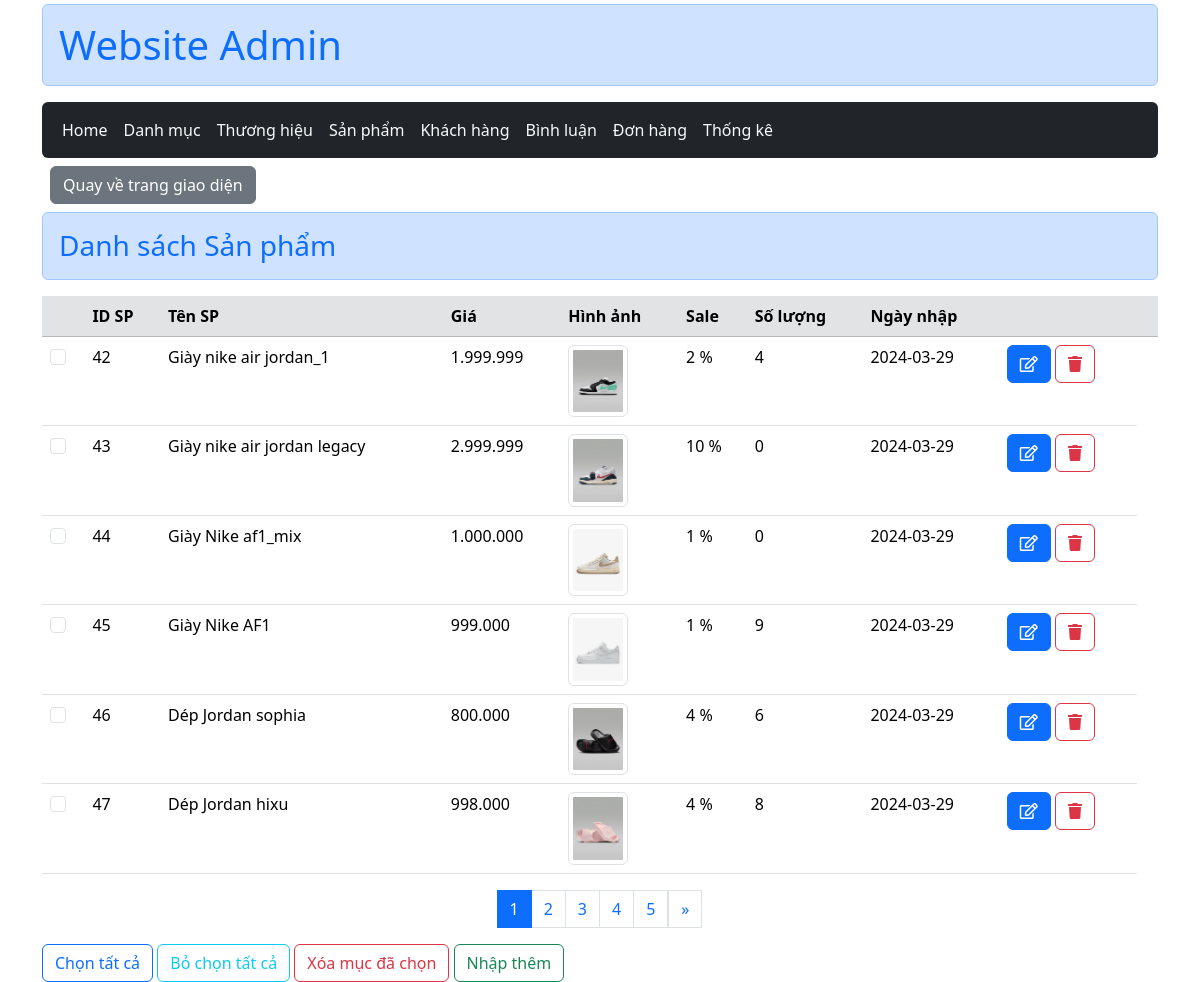
The page /admin/index.php?act=list_product (signed in) on the database its author committed.
### tables this page shows
CREATE TABLE `product` (
  `product_id` int(11) NOT NULL,
  `name` varchar(255) NOT NULL,
  `price` int(11) NOT NULL,
  `image` varchar(255) NOT NULL,
  `description` text NOT NULL,
  `sale` int(11) NOT NULL,
  `product_quantity` int(11) NOT NULL,
  `create_at` date NOT NULL,
  `view` int(11) NOT NULL,
  `cate_id` int(11) NOT NULL,
  `brand_id` int(11) NOT NULL
);

### controller/ControllerAdmin/ProductControl.php (called while the page is built, shortened)
<?php
function list_product(){
    if(!isset($_GET['page']) || !is_numeric($_GET['page']) || $_GET['page'] < 1 ){
        $page = 1;
    }else{
        $page = $_GET['page'];
    }
    $quantity = 6;
    $product_select_all = product_select_all();
    $list_product = product_select_pages($page , $quantity);
    $total_pages =  ceil(count($product_select_all) / $quantity);
    include 'product/list_product.php';
}

### model/pdo.php (called while the page is built, shortened)
<?php
    function pdo_get_connection(){
        $servername = "localhost";
        $username = "root";
        $password = "";
        try {
            $conn = new PDO("mysql:host=$servername;dbname=duan1", $username, $password);
            $conn->setAttribute(PDO::ATTR_ERRMODE, PDO::ERRMODE_EXCEPTION);
            return $conn;
        } catch(PDOException $e) {
            echo "Lỗi kết nối : " . $e->getMessage();
        }
    }
    function pdo_query($sql){
        $sql_args = array_slice(func_get_args(),1);
        try{
            $conn = pdo_get_connection();
            $stmt = $conn ->prepare($sql);
            $stmt -> execute($sql_args);
            $rows = $stmt -> fetchAll();
            return $rows;
        }
        catch(PDOException $e){
            throw $e;
        }
        finally{
            unset($conn);
        }
    }
?>

### model/product.php (called while the page is built, shortened)
<?php
function product_select_all(){
    $sql = "SELECT *  FROM product";
    return pdo_query($sql);
}
function product_select_pages($page, $quantity){
    $start = ($page -1)* $quantity;
    $sql = "SELECT * FROM  product order by product_id  limit $start, $quantity";
    return pdo_query($sql);
}

### admin/product/list_product.php (the view, shortened to what this page needs)
<main class="container_">
        <h3 class="alert alert-primary text-primary"> Danh sách Sản phẩm</h3>
        <form action="index.php?act=delete_product_by_checkbox" method="post">
        <table class="table table-hover">
            <thead  class="table-secondary" >
                <tr>
                    <th></th>
                    <th>ID SP</th>
                    <th>Tên SP</th>
                    <th>Giá</th>
                    <th>Hình ảnh</th>
                    <th>Sale</th>
                    <th>Số lượng</th>
                    <th>Ngày nhập</th>
                    <th></th>
                    <th></th>
                </tr>
            </thead>
            <tbody>
                <?php foreach($list_product as $product) :
                    extract($product);
                    $price = number_format("$price",0,",",".");;
                    $img= '../'.$GLOBALS['path_img'].$image;
                ?>
                <tr class="">
                    <td><input class="form-check-input" name="products_id[]" value="<?= $product_id ?>" type="checkbox"></td>
                    <td><?= $product_id?></td>
                    <td> <?= $name?></td>
                    <td> <?= $price?> </td>
                    <td> <img src="<?=$img ?>" class="img-thumbnail" width="60px" alt="..."> </td>
                    <td> <?= $sale?> %</td>
                    <td> <?= $product_quantity?> </td>
                    <td> <?= $create_at?> </td>
                    <td>
                        <a href="index.php?act=edit_product&product_id=<?= $product_id ?>" class="btn btn-primary fw-medium"><i class="far fa-edit"></i></a>
                        <a href="index.php?act=delete_product&product_id=<?= $product_id ?>" class="btn btn-outline-danger fw-medium" onclick="return confirm('Xác nhận xóa')"><i class="fas fa-trash"></i></a>
                    </td>
                </tr>
                <?php endforeach ?>
            </tbody>
        </table>
        <div aria-label="Page navigation example" class="chuyentrang">
            <ul class="pagination justify-content-center" >
                <?php if(isset($total_pages)): ?>
                    <?php for($i=1 ;  $i <= $total_pages; $i++) : ?>
                    <li class="page-item"><a class="page-link <?= $page == $i ? 'active' : ''  ?>" href="?act=list_product&page=<?= $i ?>"><?= $i?></a></li>
                    <?php endfor ?>
                <?php endif ?>
                <li>
                <?php
                    if(isset($page)  && isset($total_pages) && $total_pages > $page ){
                        if($page <  $total_pages){
                            $next_page = $page + 1;
                        }
                ?>
                    <a class="page-link" href="?act=list_product&page=<?= $next_page ?>" aria-label="Next">
                    <span aria-hidden="true">&raquo;</span>
                    </a>
                <?php }?>
                </li>
            </ul>
        </div>
        <div class="form-group">
            <button name="" id="btnclick" class="btn btn-outline-primary fw-medium">Chọn tất cả</button>
            <button type="reset"  class="btn btn-outline-info fw-medium">Bỏ chọn tất cả</button>
            <input type="submit" name="delete_btn"  class="btn btn-outline-danger fw-medium" value="Xóa mục đã chọn">
            <a href="index.php?act=add_product"  class="btn btn-outline-success fw-medium">Nhập thêm</a>
        </div>
        </form>
</main>

### admin/index.php (shortened to what this page needs)
<?php
    if( isset($_SESSION['user']) && $_SESSION['user']['role']==1){
        include "../model/pdo.php";
        include "../model/product.php";
        include '../controller/ControllerAdmin/ProductControl.php';
        include "header.php";
        if(isset($_GET['act'])){
            $act = $_GET['act'];
            switch($act){
                case 'list_product':
                    list_product();
                    break;
            }
        }else{
            include "home.php";
        }
    }else{
       header("location: http://localhost/du_an_1/");
    }
?>

### admin/header.php (shortened to what this page needs)
<!DOCTYPE html>
<html lang="en">
<head>
    <link rel="stylesheet" href="https://cdnjs.cloudflare.com/ajax/libs/font-awesome/5.15.4/css/all.min.css" />
    <link href="https://cdn.jsdelivr.net/npm/bootstrap@5.3.3/dist/css/bootstrap.min.css" rel="stylesheet">
</head>
<body>
    <div class="container">
        <header class="mt-1">
            <h1 class="alert alert-primary "><a class="nav-link text-primary" href="#">Website Admin</a></h1>
            <nav class="navbar navbar-expand-lg bg-dark  rounded-2 " >
                <div class="container-fluid ">
                    <div class="collapse navbar-collapse " id="navbarNavDropdown">
                        <ul class="nav navbar-nav   ">
                            <li class="nav-item  ">
                                <a class="nav-link text-light " aria-current="page" href="index.php">Home</a>
                            </li>
                            <li class="nav-item">
                                <a class="nav-link text-light" href="index.php?act=list_category">Danh mục</a>
                            </li>
                            <li class="nav-item">
                                <a class="nav-link text-light" href="index.php?act=list_brand">Thương hiệu</a>
                            </li>
                            <li class="nav-item">
                                <a class="nav-link text-light" href="index.php?act=list_product">Sản phẩm</a>
                            </li>
                            <li class="nav-item">
                                <a class="nav-link text-light" href="index.php?act=list_user">Khách hàng</a>
                            </li>
                            <li class="nav-item">
                                <a class="nav-link text-light" href="index.php?act=list_comment">Bình luận</a>
                            </li>
                            <li class="nav-item">
                                <a class="nav-link text-light" href="index.php?act=list_bill">Đơn hàng</a>
                            </li>
                            <li class="nav-item">
                                <a class="nav-link text-light" href="index.php?act=list_statistical">Thống kê</a>
                            </li>
                        </ul>
                    </div>
                </div>
            </nav>
            <p class="d-inline-flex gap-1 m-2">
                <a class="btn btn-secondary"  href="../index.php"  aria-controls="collapseExample">
                    Quay về trang giao diện
                </a>
            </p>
        </header>

### rows shown on the page
product: product_id "42", name "Giày nike air jordan_1", price "1.999.999", image (picture), sale "2", product_quantity "4", create_at "2024-03-29"
product: product_id "43", name "Giày nike air jordan legacy", price "2.999.999", image (picture), sale "10", product_quantity "0", create_at "2024-03-29"
product: product_id "44", name "Giày Nike af1_mix", price "1.000.000", image (picture), sale "1", product_quantity "0", create_at "2024-03-29"
product: product_id "45", name "Giày Nike AF1", price "999.000", image (picture), sale "1", product_quantity "9", create_at "2024-03-29"
product: product_id "46", name "Dép Jordan sophia", price "800.000", image (picture), sale "4", product_quantity "6", create_at "2024-03-29"
product: product_id "47", name "Dép Jordan hixu", price "998.000", image (picture), sale "4", product_quantity "8", create_at "2024-03-29"
